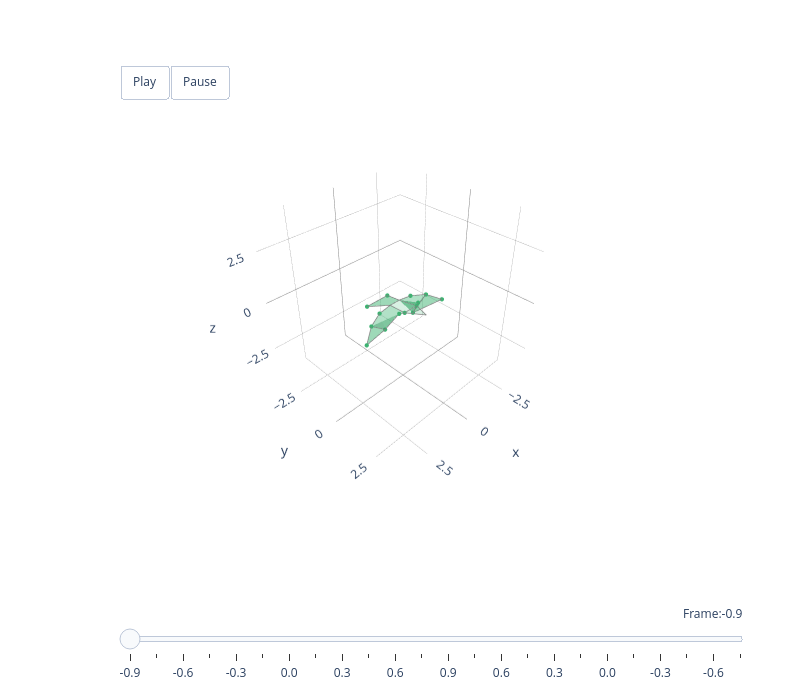

Write notebook code for a chart like this one.
### Code cell
# Animate PC3
fig = animate_mode(3, pigeon, principal_components, scores, mu, pc_colours)

### Figure 1 — Plotly figure (JSON) as saved in the notebook; plotly's stock layout.template omitted (floating-point values rounded to 4 significant figures)
{"data": [{"color": "mediumseagreen", "hoverinfo": "none", "opacity": 0.2, "type": "mesh3d", "x": [0.3564, -0.05033, -0.3564], "y": [0.4263, 1.261, 0.4263], "z": [0.02035, 0.1311, 0.02035]}, {"hoverinfo": "name", "line": {"color": "grey", "width": 1.5}, "mode": "lines", "name": "head mediumseagreen", "type": "scatter3d", "x": [0.3564, -0.05033, -0.3564, 0.3564], "y": [0.4263, 1.261, 0.4263, 0.4263], "z": [0.02035, 0.1311, 0.02035, 0.02035]}, {"color": "mediumseagreen", "hoverinfo": "none", "opacity": 0.2, "type": "mesh3d", "x": [0.3564, 0.271, 0.04818, -0.271, -0.3564], "y": [0.4263, -0.5183, -0.5183, -0.5183, 0.4263], "z": [0.02035, -0.1189, -0.1189, -0.1189, 0.02035]}, {"hoverinfo": "name", "line": {"color": "grey", "width": 1.5}, "mode": "lines", "name": "body mediumseagreen", "type": "scatter3d", "x": [0.3564, 0.271, 0.04818, -0.271, -0.3564, 0.3564], "y": [0.4263, -0.5183, -0.5183, -0.5183, 0.4263, 0.4263], "z": [0.02035, -0.1189, -0.1189, -0.1189, 0.02035, 0.02035]}, {"color": "mediumseagreen", "hoverinfo": "none", "opacity": 0.5, "type": "mesh3d", "x": [0.271, 0.04818, -0.271, -0.6177, 0.6177], "y": [-0.5183, -0.5183, -0.5183, -1.633, -1.633], "z": [-0.1189, -0.1189, -0.1189, -0.5781, -0.5781]}, {"hoverinfo": "name", "line": {"color": "grey", "width": 1.5}, "mode": "lines", "name": "tail mediumseagreen", "type": "scatter3d", "x": [0.271, 0.04818, -0.271, -0.6177, 0.6177, 0.271], "y": [-0.5183, -0.5183, -0.5183, -1.633, -1.633, -0.5183], "z": [-0.1189, -0.1189, -0.1189, -0.5781, -0.5781, -0.1189]}, {"color": "mediumseagreen", "hoverinfo": "none", "opacity": 0.4, "type": "mesh3d", "x": [0.3564, 0.5678, 0.8549, 1.646, 0.9294, 0.271], "y": [0.4263, 0.3189, -0.2424, -0.208, -0.4781, -0.5183], "z": [0.02035, 0.02346, -0.9532, -0.3317, -0.1881, -0.1189]}, {"hoverinfo": "name", "line": {"color": "grey", "width": 1.5}, "mode": "lines", "name": "right_armwing mediumseagreen", "type": "scatter3d", "x": [0.3564, 0.5678, 0.8549, 1.646, 0.9294, 0.271, 0.3564], "y": [0.4263, 0.3189, -0.2424, -0.208, -0.4781, -0.5183, 0.4263], "z": [0.02035, 0.02346, -0.9532, -0.3317, -0.1881, -0.1189, 0.02035]}, {"color": "mediumseagreen", "hoverinfo": "none", "opacity": 0.4, "type": "mesh3d", "x": [-0.3564, -0.5678, -0.8549, -1.646, -0.9294, -0.271], "y": [0.4263, 0.3189, -0.2424, -0.208, -0.4781, -0.5183], "z": [0.02035, 0.02346, -0.9532, -0.3317, -0.1881, -0.1189]}, {"hoverinfo": "name", "line": {"color": "grey", "width": 1.5}, "mode": "lines", "name": "left_armwing mediumseagreen", "type": "scatter3d", "x": [-0.3564, -0.5678, -0.8549, -1.646, -0.9294, -0.271, -0.3564], "y": [0.4263, 0.3189, -0.2424, -0.208, -0.4781, -0.5183, 0.4263], "z": [0.02035, 0.02346, -0.9532, -0.3317, -0.1881, -0.1189, 0.02035]}, {"color": "mediumseagreen", "hoverinfo": "none", "opacity": 0.5, "type": "mesh3d", "x": [-0.8549, -1.646, -2.287], "y": [-0.2424, -0.208, 0.202], "z": [-0.9532, -0.3317, -0.7095]}, {"hoverinfo": "name", "line": {"color": "grey", "width": 1.5}, "mode": "lines", "name": "left_handwing mediumseagreen", "type": "scatter3d", "x": [-0.8549, -1.646, -2.287, -0.8549], "y": [-0.2424, -0.208, 0.202, -0.2424], "z": [-0.9532, -0.3317, -0.7095, -0.9532]}, {"color": "mediumseagreen", "hoverinfo": "none", "opacity": 0.5, "type": "mesh3d", "x": [0.8549, 1.646, 2.287], "y": [-0.2424, -0.208, 0.202], "z": [-0.9532, -0.3317, -0.7095]}, {"hoverinfo": "name", "line": {"color": "grey", "width": 1.5}, "mode": "lines", "name": "right_handwing mediumseagreen", "type": "scatter3d", "x": [0.8549, 1.646, 2.287, 0.8549], "y": [-0.2424, -0.208, 0.202, -0.2424], "z": [-0.9532, -0.3317, -0.7095, -0.9532]}, {"hoverinfo": "none", "marker": {"color": "mediumseagreen", "opacity": 1, "size": 2.5}, "mode": "markers", "type": "scatter3d", "x": [-2.287, 2.287, -0.8549, 0.8549, -1.646, 1.646, -0.9294, 0.9294, -0.5678, 0.5678, -0.3564, 0.3564, -0.6177, 0.6177], "y": [0.202, 0.202, -0.2424, -0.2424, -0.208, -0.208, -0.4781, -0.4781, 0.3189, 0.3189, 0.4263, 0.4263, -1.633, -1.633], "z": [-0.7095, -0.7095, -0.9532, -0.9532, -0.3317, -0.3317, -0.1881, -0.1881, 0.02346, 0.02346, 0.02035, 0.02035, -0.5781, -0.5781]}], "layout": {"height": 700, "margin": {"b": 100, "l": 50, "r": 50, "t": 100}, "scene": {"aspectmode": "cube", "aspectratio": {"x": 1, "y": 1, "z": 1}, "camera": {"eye": {"x": 1.5, "y": 1.5, "z": 1.5}, "up": {"x": 0, "y": 0, "z": 1}}, "domain": {"x": [0, 1], "y": [0.1, 1]}, "xaxis": {"backgroundcolor": "white", "dtick": 2.5, "gridcolor": "grey", "gridwidth": 0.5, "range": [-4.008, 4.008], "showbackground": true, "tick0": 0, "zerolinecolor": "grey"}, "yaxis": {"backgroundcolor": "white", "dtick": 2.5, "gridcolor": "grey", "gridwidth": 0.5, "range": [-4.207, 3.809], "showbackground": true, "tick0": 0, "zerolinecolor": "grey"}, "zaxis": {"backgroundcolor": "white", "dtick": 2.5, "gridcolor": "grey", "gridwidth": 0.5, "range": [-4.008, 4.008], "showbackground": true, "tick0": 0, "zerolinecolor": "grey"}}, "showlegend": false, "sliders": [{"active": 0, "currentvalue": {"font": {"size": 12}, "prefix": "Frame:", "visible": true, "xanchor": "right"}, "len": 0.9, "pad": {"b": 10, "t": 50}, "steps": [{"args": [[0], {"frame": {"duration": 300, "redraw": true}, "mode": "immediate", "transition": {"duration": 300}}], "label": "-0.9", "method": "animate"}, {"args": [[1], {"frame": {"duration": 300, "redraw": true}, "mode": "immediate", "transition": {"duration": 300}}], "label": "-0.75", "method": "animate"}, {"args": [[2], {"frame": {"duration": 300, "redraw": true}, "mode": "immediate", "transition": {"duration": 300}}], "label": "-0.6", "method": "animate"}, {"args": [[3], {"frame": {"duration": 300, "redraw": true}, "mode": "immediate", "transition": {"duration": 300}}], "label": "-0.45", "method": "animate"}, {"args": [[4], {"frame": {"duration": 300, "redraw": true}, "mode": "immediate", "transition": {"duration": 300}}], "label": "-0.3", "method": "animate"}, {"args": [[5], {"frame": {"duration": 300, "redraw": true}, "mode": "immediate", "transition": {"duration": 300}}], "label": "-0.15", "method": "animate"}, {"args": [[6], {"frame": {"duration": 300, "redraw": true}, "mode": "immediate", "transition": {"duration": 300}}], "label": "0.0", "method": "animate"}, {"args": [[7], {"frame": {"duration": 300, "redraw": true}, "mode": "immediate", "transition": {"duration": 300}}], "label": "0.15", "method": "animate"}, {"args": [[8], {"frame": {"duration": 300, "redraw": true}, "mode": "immediate", "transition": {"duration": 300}}], "label": "0.3", "method": "animate"}, {"args": [[9], {"frame": {"duration": 300, "redraw": true}, "mode": "immediate", "transition": {"duration": 300}}], "label": "0.45", "method": "animate"}, {"args": [[10], {"frame": {"duration": 300, "redraw": true}, "mode": "immediate", "transition": {"duration": 300}}], "label": "0.6", "method": "animate"}, {"args": [[11], {"frame": {"duration": 300, "redraw": true}, "mode": "immediate", "transition": {"duration": 300}}], "label": "0.75", "method": "animate"}, {"args": [[12], {"frame": {"duration": 300, "redraw": true}, "mode": "immediate", "transition": {"duration": 300}}], "label": "0.9", "method": "animate"}, {"args": [[13], {"frame": {"duration": 300, "redraw": true}, "mode": "immediate", "transition": {"duration": 300}}], "label": "0.75", "method": "animate"}, {"args": [[14], {"frame": {"duration": 300, "redraw": true}, "mode": "immediate", "transition": {"duration": 300}}], "label": "0.6", "method": "animate"}, {"args": [[15], {"frame": {"duration": 300, "redraw": true}, "mode": "immediate", "transition": {"duration": 300}}], "label": "0.45", "method": "animate"}, {"args": [[16], {"frame": {"duration": 300, "redraw": true}, "mode": "immediate", "transition": {"duration": 300}}], "label": "0.3", "method": "animate"}, {"args": [[17], {"frame": {"duration": 300, "redraw": true}, "mode": "immediate", "transition": {"duration": 300}}], "label": "0.15", "method": "animate"}, {"args": [[18], {"frame": {"duration": 300, "redraw": true}, "mode": "immediate", "transition": {"duration": 300}}], "label": "0.0", "method": "animate"}, {"args": [[19], {"frame": {"duration": 300, "redraw": true}, "mode": "immediate", "transition": {"duration": 300}}], "label": "-0.15", "method": "animate"}, {"args": [[20], {"frame": {"duration": 300, "redraw": true}, "mode": "immediate", "transition": {"duration": 300}}], "label": "-0.3", "method": "animate"}, {"args": [[21], {"frame": {"duration": 300, "redraw": true}, "mode": "immediate", "transition": {"duration": 300}}], "label": "-0.45", "method": "animate"}, {"args": [[22], {"frame": {"duration": 300, "redraw": true}, "mode": "immediate", "transition": {"duration": 300}}], "label": "-0.6", "method": "animate"}, {"args": [[23], {"frame": {"duration": 300, "redraw": true}, "mode": "immediate", "transition": {"duration": 300}}], "label": "-0.75", "method": "animate"}], "transition": {"duration": 300, "easing": "cubic-in-out"}, "x": 0.1, "xanchor": "left", "y": 0, "yanchor": "top"}], "updatemenus": [{"buttons": [{"args": [null, {"frame": {"duration": 100, "redraw": true}, "mode": "immediate"}], "label": "Play", "method": "animate"}, {"args": [[null], {"frame": {"duration": 0, "redraw": true}, "mode": "immediate"}], "label": "Pause", "method": "animate"}], "direction": "left", "pad": {"r": 10, "t": 10}, "showactive": false, "type": "buttons", "x": 0.1, "xanchor": "left", "y": 1.1, "yanchor": "top"}], "width": 800}}
